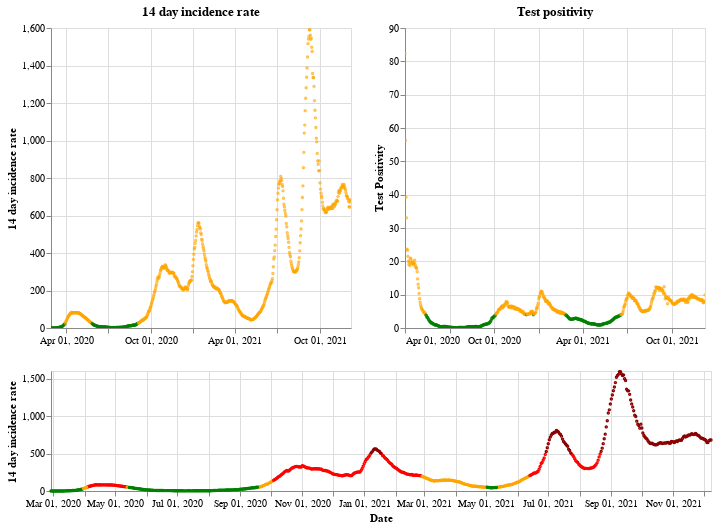

Here is the notebook cell this chart was saved with:
### Markdown cell above
## Scotland

### Code cell
plot_traffic_light('Scotland')

### Figure 1 — Vega-Lite specification as saved in the notebook (floating-point values rounded to 4 significant figures; data arrays with more than 128 entries replaced by an {"elided": "..."} marker saying what was removed)
{"config": {"view": {"continuousWidth": 400, "continuousHeight": 300}}, "vconcat": [{"hconcat": [{"mark": {"type": "point", "size": 2}, "encoding": {"color": {"condition": {"value": "green", "test": "(datum.twoWeeklyCasesRate <= 25)"}, "value": "orange"}, "tooltip": [{"type": "nominal", "field": "areaName"}, {"type": "temporal", "field": "date"}, {"type": "quantitative", "field": "twoWeeklyCasesRate"}, {"type": "quantitative", "field": "testPositivity"}], "x": {"type": "temporal", "axis": {"title": ""}, "field": "date", "scale": {"domain": {"selection": "DateBrush"}}, "timeUnit": "yearmonthdate"}, "y": {"type": "quantitative", "axis": {"title": "14 day incidence rate"}, "field": "twoWeeklyCasesRate"}}, "title": "14 day incidence rate", "width": 300}, {"mark": {"type": "point", "size": 2}, "encoding": {"color": {"condition": {"value": "green", "test": "(datum.testPositivity <= 4)"}, "value": "orange"}, "tooltip": [{"type": "nominal", "field": "areaName"}, {"type": "temporal", "field": "date"}, {"type": "quantitative", "field": "twoWeeklyCasesRate"}, {"type": "quantitative", "field": "testPositivity"}], "x": {"type": "temporal", "axis": {"title": ""}, "field": "date", "scale": {"domain": {"selection": "DateBrush"}}, "timeUnit": "yearmonthdate"}, "y": {"type": "quantitative", "axis": {"title": "Test Positivity"}, "field": "testPositivity"}}, "title": "Test positivity", "width": 300}]}, {"layer": [{"mark": {"type": "point", "size": 2}, "encoding": {"color": {"condition": {"value": "orange", "test": "(((datum.testPositivity < 4) && (datum.twoWeeklyCasesRate >= 50)) && (datum.twoWeeklyCasesRate < 200))"}, "value": "red"}, "opacity": {"condition": {"value": 1, "test": "((datum.twoWeeklyCasesRate >= 50) && (datum.twoWeeklyCasesRate < 500))"}, "value": 0}, "tooltip": [{"type": "nominal", "field": "areaName"}, {"type": "temporal", "field": "date"}, {"type": "quantitative", "field": "twoWeeklyCasesRate"}, {"type": "quantitative", "field": "testPositivity"}], "x": {"type": "temporal", "axis": {"title": "Date"}, "field": "date", "timeUnit": "yearmonthdate"}, "y": {"type": "quantitative", "axis": {"title": "14 day incidence rate"}, "field": "twoWeeklyCasesRate"}}, "selection": {"DateBrush": {"type": "interval", "encodings": ["x"], "fields": ["Time"]}}}, {"mark": {"type": "point", "size": 2}, "encoding": {"color": {"value": "darkred"}, "opacity": {"condition": {"value": 1, "test": "(datum.twoWeeklyCasesRate >= 500)"}, "value": 0}, "tooltip": [{"type": "nominal", "field": "areaName"}, {"type": "temporal", "field": "date"}, {"type": "quantitative", "field": "twoWeeklyCasesRate"}, {"type": "quantitative", "field": "testPositivity"}], "x": {"type": "temporal", "axis": {"title": "Date"}, "field": "date", "timeUnit": "yearmonthdate"}, "y": {"type": "quantitative", "axis": {"title": "14 day incidence rate"}, "field": "twoWeeklyCasesRate"}}}, {"mark": {"type": "point", "size": 2}, "encoding": {"color": {"condition": {"value": "green", "test": "((datum.testPositivity < 4) && (datum.twoWeeklyCasesRate < 50))"}, "value": "orange"}, "opacity": {"condition": {"value": 1, "test": "(datum.twoWeeklyCasesRate < 50)"}, "value": 0}, "tooltip": [{"type": "nominal", "field": "areaName"}, {"type": "temporal", "field": "date"}, {"type": "quantitative", "field": "twoWeeklyCasesRate"}, {"type": "quantitative", "field": "testPositivity"}], "x": {"type": "temporal", "axis": {"title": "Date"}, "field": "date", "timeUnit": "yearmonthdate"}, "y": {"type": "quantitative", "axis": {"title": "14 day incidence rate"}, "field": "twoWeeklyCasesRate"}}}], "height": 120, "width": 660}], "data": {"name": "data-2dbed43a6cd07e0064ff0ddf091dd2dc"}, "$schema": "https://vega.github.io/schema/vega-lite/v4.8.1.json", "datasets": {"data-2dbed43a6cd07e0064ff0ddf091dd2dc": {"elided": "650 records"}}}
